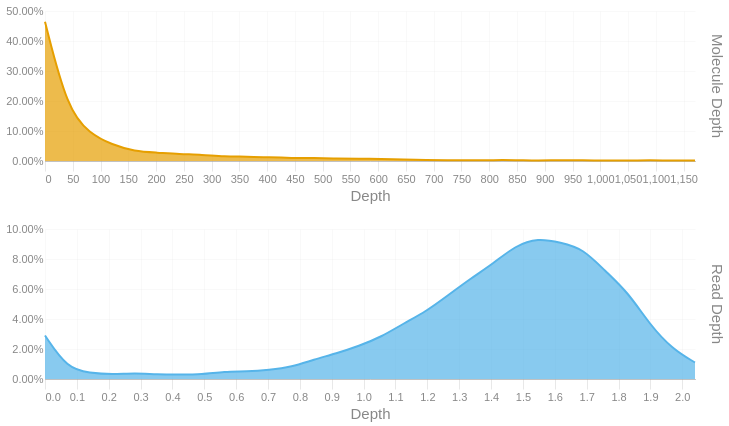

Notebook source saved alongside this figure:
### Code cell
readdep = depth_hist(tb['Read Depth'], q99, 3)
readdep = readdep.with_columns(pl.lit('Read Depth').alias('Metric'))
if not SKIPLR:
    moldep = depth_hist(tb['Molecule Depth'], mol_q99, 1)
    moldep = moldep.with_columns(pl.lit('Molecule Depth').alias('Metric'))
    _hist = pl.concat([readdep, moldep])
    _hist = _hist.filter(pl.col('Proportion') != 0)
    with SafeRender(_hist):
        (
            alt.Chart(_hist)        
            .mark_area(interpolate = "basis")
            .encode(
                x=alt.X('Bin:Q').scale(domainMin=0).axis(alt.Axis(title='Depth')),
                y = alt.Y('Proportion:Q', title = None).axis(format = '.2%'),
                color = alt.Color('Metric:N').legend(None),
                row = alt.Row("Metric:N").header(title = None, labelOrient = 'right'),
                tooltip = [
                    alt.Tooltip("Metric:N", title = "Metric"),
                    alt.Tooltip('Interval:N', title = "Depth Interval"),
                    alt.Tooltip('Proportion:Q', title = "% Alignments").format('.2%')
                ]
            )
            .resolve_scale(x='independent', y='independent')
            .properties(
                height = 150, width = 650,
                usermeta={'embedOptions': {'downloadFileName': f'{samplename}.depth.hist'}}
            )
        ).display()
else:
    readdep = readdep.filter(pl.col('Proportion') != 0)
    with SafeRender(readdep):
        (
            alt.Chart(readdep)        
            .mark_area(interpolate = "basis")
            .encode(
                x=alt.X('Bin:Q').scale(domainMin=0).axis(alt.Axis(title='Depth')),
                y = alt.Y('Proportion:Q', title = None).axis(format = '.2%'),
                tooltip = [
                    alt.Tooltip('Interval:N', title = "Depth Interval"),
                    alt.Tooltip('Proportion:Q', title = "% Alignments").format('.2%')
                ]
            )
            .properties(
                usermeta={'embedOptions': {'downloadFileName': f'{samplename}.depth.hist'}}
            )
        ).display()

### Figure 1 — Vega-Lite specification as saved in the notebook (floating-point values rounded to 4 significant figures)
{"width": 650, "height": 150, "config": {"title": {"anchor": "start", "dy": -15, "fontSize": 18, "color": "#888888", "subtitleColor": "#888888", "subtitleFontSize": 14}, "arc": {"fill": "#0072B2"}, "axis": {"domainColor": "#888888", "domainWidth": 0.5, "gridWidth": 0.2, "grid": false, "titleFontWeight": 400, "titleFontSize": 15, "labelFontSize": 11, "labelColor": "#888888", "tickColor": "#888888", "tickWidth": 0.2, "titleColor": "#888888"}, "axisBand": {"grid": false}, "axisX": {"grid": true, "tickSize": 10, "domainCap": "round"}, "axisY": {"domain": false, "grid": true, "tickSize": 0, "domainCap": "round"}, "background": "transparent", "header": {"labelFontSize": 15, "labelColor": "#888888", "titleFontSize": 15, "titleFontWeight": 600, "titleColor": "#888888"}, "legend": {"labelFont": "sans-serif", "labelFontSize": 12, "labelColor": "#888888", "symbolSize": 100, "symbolType": "circle", "titleFontSize": 12, "titlePadding": 10, "titleColor": "#888888", "title": null}, "range": {"category": ["#E69F00", "#56B4E9", "#009E73", "#F0E442", "#0072B2", "#D55E00", "#CC79A7", "#000000"], "diverging": ["#cfe8f3", "#a2d4ec", "#73bfe2", "#46abdb", "#1696d2", "#12719e"]}, "area": {"fill": "#0072B2", "fillOpacity": 0.7, "line": true, "strokeOpacity": 0.7}, "line": {"color": "#0072B2", "stroke": "#0072B2", "strokeWidth": 2}, "trail": {"color": "#0072B2", "stroke": "#0072B2", "strokeWidth": 0, "size": 1}, "point": {"filled": true, "fillOpacity": 1.0, "size": 95}, "text": {"color": "#888888", "fontSize": 11, "align": "right", "fontWeight": 400, "size": 11}, "bar": {"fill": "#0072B2", "stroke": null}, "view": {"stroke": null, "continuousWidth": 660, "continuousHeight": 400}}, "data": {"name": "data-b13de2da05da221a6da12a35984a303d"}, "mark": {"type": "area", "interpolate": "basis"}, "encoding": {"color": {"field": "Metric", "legend": null, "type": "nominal"}, "row": {"field": "Metric", "header": {"title": null, "labelOrient": "right"}, "type": "nominal"}, "tooltip": [{"field": "Metric", "title": "Metric", "type": "nominal"}, {"field": "Interval", "title": "Depth Interval", "type": "nominal"}, {"field": "Proportion", "format": ".2%", "title": "% Alignments", "type": "quantitative"}], "x": {"axis": {"title": "Depth"}, "field": "Bin", "scale": {"domainMin": 0}, "type": "quantitative"}, "y": {"axis": {"format": ".2%"}, "field": "Proportion", "title": null, "type": "quantitative"}}, "resolve": {"scale": {"x": "independent", "y": "independent"}}, "usermeta": {"embedOptions": {"downloadFileName": "S5_Kennetcook_3558.depth.hist"}}, "$schema": "https://vega.github.io/schema/vega-lite/v6.1.0.json", "datasets": {"data-b13de2da05da221a6da12a35984a303d": [{"Bin": 0.0, "Interval": "0.0-0.07", "Proportion": 0.029, "Metric": "Read Depth"}, {"Bin": 0.07, "Interval": "0.07-0.141", "Proportion": 0.007, "Metric": "Read Depth"}, {"Bin": 0.141, "Interval": "0.141-0.211", "Proportion": 0.004, "Metric": "Read Depth"}, {"Bin": 0.211, "Interval": "0.211-0.281", "Proportion": 0.003, "Metric": "Read Depth"}, {"Bin": 0.281, "Interval": "0.281-0.352", "Proportion": 0.004, "Metric": "Read Depth"}, {"Bin": 0.352, "Interval": "0.352-0.422", "Proportion": 0.003, "Metric": "Read Depth"}, {"Bin": 0.422, "Interval": "0.422-0.492", "Proportion": 0.003, "Metric": "Read Depth"}, {"Bin": 0.492, "Interval": "0.492-0.563", "Proportion": 0.003, "Metric": "Read Depth"}, {"Bin": 0.563, "Interval": "0.563-0.633", "Proportion": 0.005, "Metric": "Read Depth"}, {"Bin": 0.633, "Interval": "0.633-0.703", "Proportion": 0.005, "Metric": "Read Depth"}, {"Bin": 0.703, "Interval": "0.703-0.774", "Proportion": 0.006, "Metric": "Read Depth"}, {"Bin": 0.774, "Interval": "0.774-0.844", "Proportion": 0.008, "Metric": "Read Depth"}, {"Bin": 0.844, "Interval": "0.844-0.914", "Proportion": 0.013, "Metric": "Read Depth"}, {"Bin": 0.914, "Interval": "0.914-0.985", "Proportion": 0.017, "Metric": "Read Depth"}, {"Bin": 0.985, "Interval": "0.985-1.055", "Proportion": 0.022, "Metric": "Read Depth"}, {"Bin": 1.055, "Interval": "1.055-1.125", "Proportion": 0.028, "Metric": "Read Depth"}, {"Bin": 1.125, "Interval": "1.125-1.196", "Proportion": 0.037, "Metric": "Read Depth"}, {"Bin": 1.196, "Interval": "1.196-1.266", "Proportion": 0.045, "Metric": "Read Depth"}, {"Bin": 1.266, "Interval": "1.266-1.336", "Proportion": 0.056, "Metric": "Read Depth"}, {"Bin": 1.336, "Interval": "1.336-1.407", "Proportion": 0.067, "Metric": "Read Depth"}, {"Bin": 1.407, "Interval": "1.407-1.477", "Proportion": 0.077, "Metric": "Read Depth"}, {"Bin": 1.477, "Interval": "1.477-1.547", "Proportion": 0.089, "Metric": "Read Depth"}, {"Bin": 1.547, "Interval": "1.547-1.618", "Proportion": 0.094, "Metric": "Read Depth"}, {"Bin": 1.618, "Interval": "1.618-1.688", "Proportion": 0.091, "Metric": "Read Depth"}, {"Bin": 1.688, "Interval": "1.688-1.758", "Proportion": 0.087, "Metric": "Read Depth"}, {"Bin": 1.758, "Interval": "1.758-1.829", "Proportion": 0.072, "Metric": "Read Depth"}, {"Bin": 1.829, "Interval": "1.829-1.899", "Proportion": 0.058, "Metric": "Read Depth"}, {"Bin": 1.899, "Interval": "1.899-1.969", "Proportion": 0.036, "Metric": "Read Depth"}, {"Bin": 1.969, "Interval": "1.969-2.04", "Proportion": 0.02, "Metric": "Read Depth"}, {"Bin": 2.04, "Interval": "2.04-2.11", "Proportion": 0.011, "Metric": "Read Depth"}, {"Bin": 0.0, "Interval": "0.0-40.4", "Proportion": 0.464, "Metric": "Molecule Depth"}, {"Bin": 40.4, "Interval": "40.4-80.7", "Proportion": 0.172, "Metric": "Molecule Depth"}, {"Bin": 80.7, "Interval": "80.7-121.1", "Proportion": 0.091, "Metric": "Molecule Depth"}, {"Bin": 121.1, "Interval": "121.1-161.4", "Proportion": 0.054, "Metric": "Molecule Depth"}, {"Bin": 161.4, "Interval": "161.4-201.8", "Proportion": 0.032, "Metric": "Molecule Depth"}, {"Bin": 201.8, "Interval": "201.8-242.2", "Proportion": 0.028, "Metric": "Molecule Depth"}, {"Bin": 242.2, "Interval": "242.2-282.5", "Proportion": 0.023, "Metric": "Molecule Depth"}, {"Bin": 282.5, "Interval": "282.5-322.9", "Proportion": 0.021, "Metric": "Molecule Depth"}, {"Bin": 322.9, "Interval": "322.9-363.3", "Proportion": 0.015, "Metric": "Molecule Depth"}, {"Bin": 363.3, "Interval": "363.3-403.6", "Proportion": 0.015, "Metric": "Molecule Depth"}, {"Bin": 403.6, "Interval": "403.6-444.0", "Proportion": 0.012, "Metric": "Molecule Depth"}, {"Bin": 444.0, "Interval": "444.0-484.3", "Proportion": 0.01, "Metric": "Molecule Depth"}, {"Bin": 484.3, "Interval": "484.3-524.7", "Proportion": 0.01, "Metric": "Molecule Depth"}, {"Bin": 524.7, "Interval": "524.7-565.1", "Proportion": 0.008, "Metric": "Molecule Depth"}, {"Bin": 565.1, "Interval": "565.1-605.4", "Proportion": 0.008, "Metric": "Molecule Depth"}, {"Bin": 605.4, "Interval": "605.4-645.8", "Proportion": 0.007, "Metric": "Molecule Depth"}, {"Bin": 645.8, "Interval": "645.8-686.1", "Proportion": 0.005, "Metric": "Molecule Depth"}, {"Bin": 686.1, "Interval": "686.1-726.5", "Proportion": 0.003, "Metric": "Molecule Depth"}, {"Bin": 726.5, "Interval": "726.5-766.9", "Proportion": 0.002, "Metric": "Molecule Depth"}, {"Bin": 766.9, "Interval": "766.9-807.2", "Proportion": 0.002, "Metric": "Molecule Depth"}, {"Bin": 807.2, "Interval": "807.2-847.6", "Proportion": 0.003, "Metric": "Molecule Depth"}, {"Bin": 847.6, "Interval": "847.6-888.0", "Proportion": 0.003, "Metric": "Molecule Depth"}, {"Bin": 888.0, "Interval": "888.0-928.3", "Proportion": 0.001, "Metric": "Molecule Depth"}, {"Bin": 928.3, "Interval": "928.3-968.7", "Proportion": 0.003, "Metric": "Molecule Depth"}, {"Bin": 968.7, "Interval": "968.7-1009.0", "Proportion": 0.002, "Metric": "Molecule Depth"}, {"Bin": 1009.0, "Interval": "1009.0-1049.4", "Proportion": 0.002, "Metric": "Molecule Depth"}, {"Bin": 1049.0, "Interval": "1049.4-1089.8", "Proportion": 0.001, "Metric": "Molecule Depth"}, {"Bin": 1090.0, "Interval": "1089.8-1130.1", "Proportion": 0.003, "Metric": "Molecule Depth"}, {"Bin": 1130.0, "Interval": "1130.1-1170.5", "Proportion": 0.001, "Metric": "Molecule Depth"}, {"Bin": 1170.0, "Interval": "1170.5-1210.85", "Proportion": 0.002, "Metric": "Molecule Depth"}]}}
